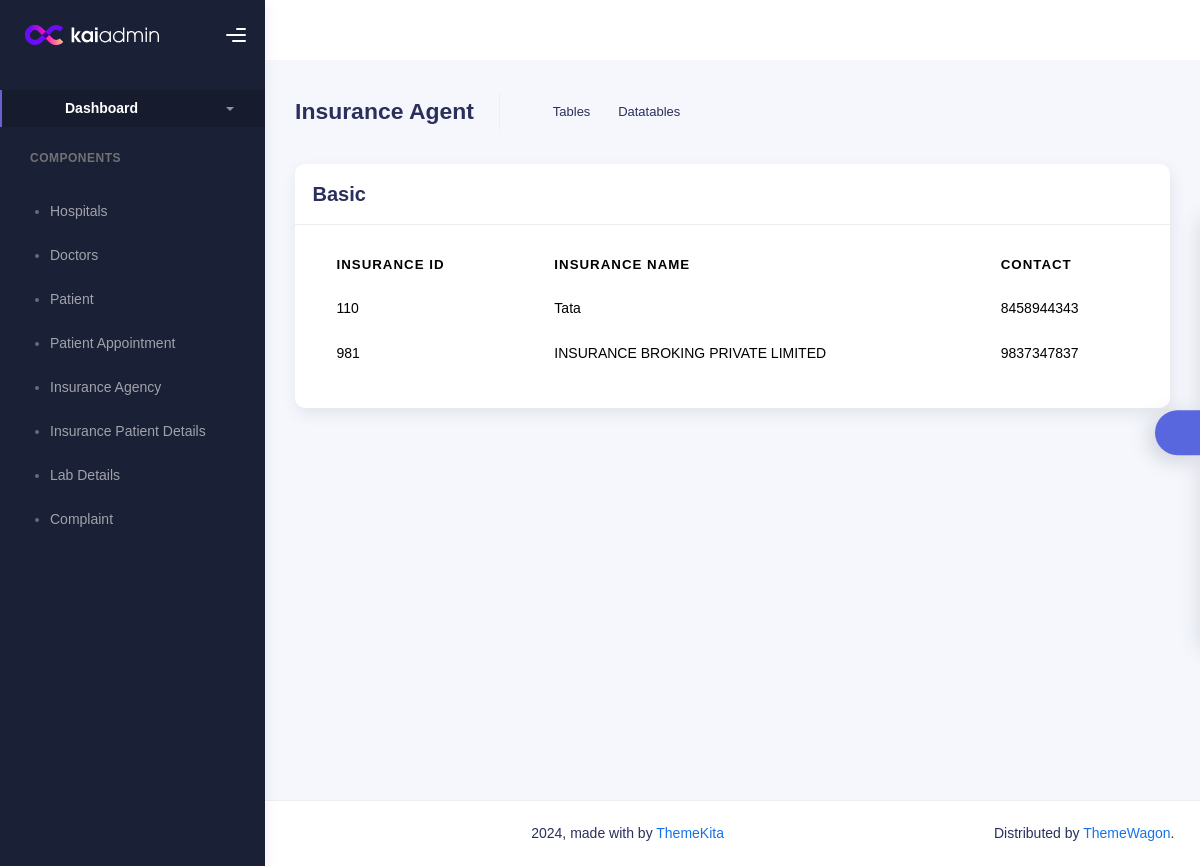
/ins_show_admin (signed in), run on the app's committed database.
### hosp_app/models.py (models this page shows)
class Insurance(models.Model):
    inc_id=models.CharField(max_length=100)
    agent_name=models.CharField(max_length=100)
    contact=models.CharField(max_length=100)
    loginid=models.ForeignKey('Login',on_delete=models.CASCADE)

### hosp_app/views.py (the view)
# urls.py: path("ins_show_admin", views.ins_show_admin, name="ins_show_admin"),
def ins_show_admin(request):
    if 'user_id' in request.session:
        ins_show=Insurance.objects.all()
        return render(request,'ins_show_admin.html',{'ins_show':ins_show})
    else:
        return redirect('login')

### hosp_app/templates/ins_show_admin.html (shortened to what this page needs)
{% load static %}
<!DOCTYPE html>
<html lang="en">
  <head>
    <link rel="stylesheet" href="{% static 'kaiadmin-lite-1.2.0/assets/css/bootstrap.min.css' %}" />
    <link rel="stylesheet" href="{% static 'kaiadmin-lite-1.2.0/assets/css/plugins.min.css' %}" />
    <link rel="stylesheet" href="{% static 'kaiadmin-lite-1.2.0/assets/css/kaiadmin.min.css' %}" />
    <link rel="stylesheet" href="{% static 'kaiadmin-lite-1.2.0/assets/css/demo.css' %}" />
  </head>
  <body>
    <div class="wrapper">
      <div class="sidebar" data-background-color="dark">
        <div class="sidebar-logo">
          <div class="logo-header" data-background-color="dark">
            <a href="../index.html" class="logo">
              <img
                src="{% static 'kaiadmin-lite-1.2.0/assets/img/kaiadmin/logo_light.svg' %}"
                alt="navbar brand"
                class="navbar-brand"
                height="20"
              />
            </a>
            <div class="nav-toggle">
              <button class="btn btn-toggle toggle-sidebar">
                <i class="gg-menu-right"></i>
              </button>
            </div>
          </div>
        </div>
        <div class="sidebar-wrapper scrollbar scrollbar-inner">
          <div class="sidebar-content">
            <ul class="nav nav-secondary">
              <ul class="nav nav-secondary">
              <li class="nav-item active">
                <a
                  data-bs-toggle="collapse"
                  href="#dashboard"
                  class="collapsed"
                  aria-expanded="false"
                >
                  <p>Dashboard</p>
                  <span class="caret"></span>
                </a>
              </li>
              <li class="nav-section">
                <h4 class="text-section">Components</h4>
              </li>
              <li class="nav-item">
                <ul class="nav nav-collapse">
                    <li>
                      <a href="hosp_reg_show">
                        <span class="sub-item">Hospitals</span>
                      </a>
                    </li>
                    <li>
                      <a href="doc_reg_show">
                        <span class="sub-item">Doctors</span>
                      </a>
                    </li>
                    <li>
                      <a href="pat_reg_show">
                        <span class="sub-item">Patient</span>
                      </a>
                    </li>
                    <li>
                      <a href="pat_appoint_show_admin">
                        <span class="sub-item">Patient Appointment</span>
                      </a>
                    </li>
                    <li>
                      <a href="ins_show_admin">
                        <span class="sub-item">Insurance Agency</span>
                      </a>
                    </li>
                    <li>
                      <a href="ins_pat_show_admin">
                        <span class="sub-item">Insurance Patient Details</span>
                      </a>
                    </li>
                    <li>
                      <a href="labs_show_admin">
                        <span class="sub-item">Lab Details</span>
                      </a>
                    </li>
                    <li>
                      <a href="admin_complaint_list">
                        <span class="sub-item">Complaint</span>
                      </a>
                    </li>
                  </ul>
              </li>
            </ul>
          </div>
        </div>
      </div>
      <div class="main-panel">
        <div class="main-header">
        </div>
        <div class="container">
          <div class="page-inner">
            <div class="page-header">
              <h3 class="fw-bold mb-3">Insurance Agent</h3>
              <ul class="breadcrumbs mb-3">
                <li class="nav-item">
                  <a href="#">Tables</a>
                </li>
                <li class="nav-item">
                  <a href="#">Datatables</a>
                </li>
              </ul>
            </div>
            <div class="row">
              <div class="col-md-12">
                <div class="card">
                  <div class="card-header">
                    <h4 class="card-title">Basic</h4>
                  </div>
                  <div class="card-body">
                    <div class="table-responsive">
                      <table
                        id="basic-datatables"
                        class="display table table-striped table-hover"
                      >
                        <thead>
                          <tr>
                            <th>Insurance ID</th>
                            <th>Insurance Name</th>
                            <th>Contact </th>
                          </tr>
                        </thead>
                        <tfoot>
                            {% for i in ins_show %}
                          <tr>
                            <td>{{i.inc_id}}</td>
                            <td>{{i.agent_name}}</td>
                            <td>{{i.contact}}</td>
                          </tr>
                          {% endfor %}
                        </tfoot>
                      </table>
                    </div>
                  </div>
                </div>
              </div>
              </div>
              </div>
            </div>
          </div>
        </div>
        <footer class="footer">
          <div class="container-fluid d-flex justify-content-between">
            <nav class="pull-left">
              <ul class="nav">
                <li class="nav-item">
                  <a class="nav-link" href="http://www.themekita.com">
                  </a>
                </li>
                <li class="nav-item">
                  <a class="nav-link" href="#"> Help </a>
                </li>
                <li class="nav-item">
                  <a class="nav-link" href="#"> Licenses </a>
                </li>
              </ul>
            </nav>
            <div class="copyright">
              2024, made with  by
              <a href="http://www.themekita.com">ThemeKita</a>
            </div>
            <div>
              Distributed by
              <a target="_blank" href="https://themewagon.com/">ThemeWagon</a>.
            </div>
          </div>
        </footer>
      <div class="custom-template">
        <div class="custom-toggle">
        </div>
      </div>
  </body>
</html>

### hosp_app/static/kaiadmin-lite-1.2.0/assets/css/demo.css (style rules this page uses)
.custom-template { position: fixed; top: 50%; transform: translateY(-50%); right: -325px; width: 325px; height: max-content; display: block; z-index: 1; background: #ffffff; transition: all .3s; z-index: 1003; box-shadow: -1px 1px 20px rgba(69, 65, 78, 0.15); border-top-left-radius: 5px; border-bottom-left-radius: 5px; transition: all .5s; }
.custom-template .custom-toggle { position: absolute; width: 45px; height: 45px; background: #5867dd; top: 50%; left: -45px; transform: translateY(-50%); display: flex; align-items: center; justify-content: center; text-align: center; border-top-left-radius: 30px; border-bottom-left-radius: 30px; cursor: pointer; color: #ffffff; box-shadow: -5px 5px 20px rgba(69, 65, 78, 0.21); }

### data on the page
Insurance: inc_id "110", agent_name "Tata", contact "8458944343"
Insurance: inc_id "981", agent_name "INSURANCE BROKING PRIVATE LIMITED", contact "9837347837"
